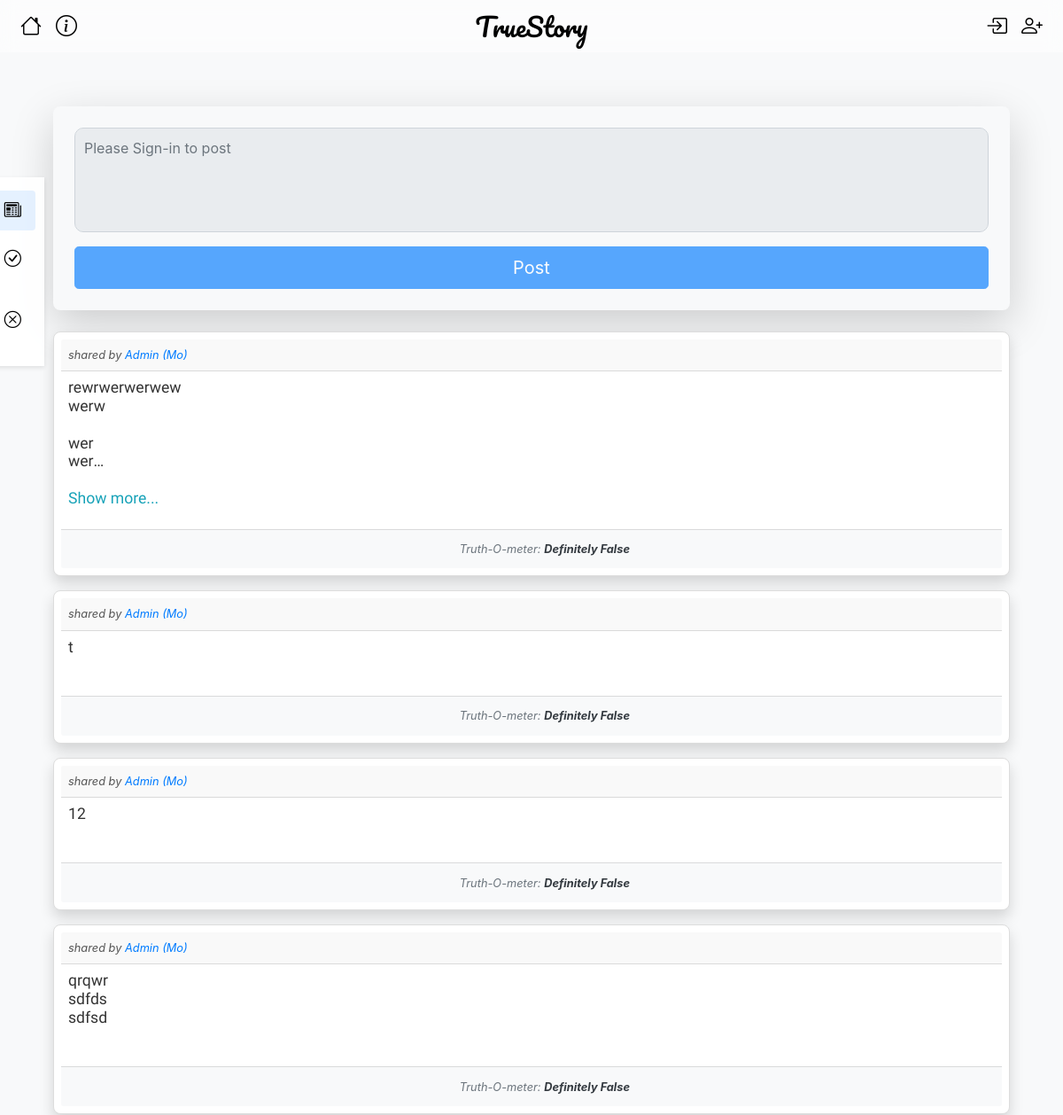
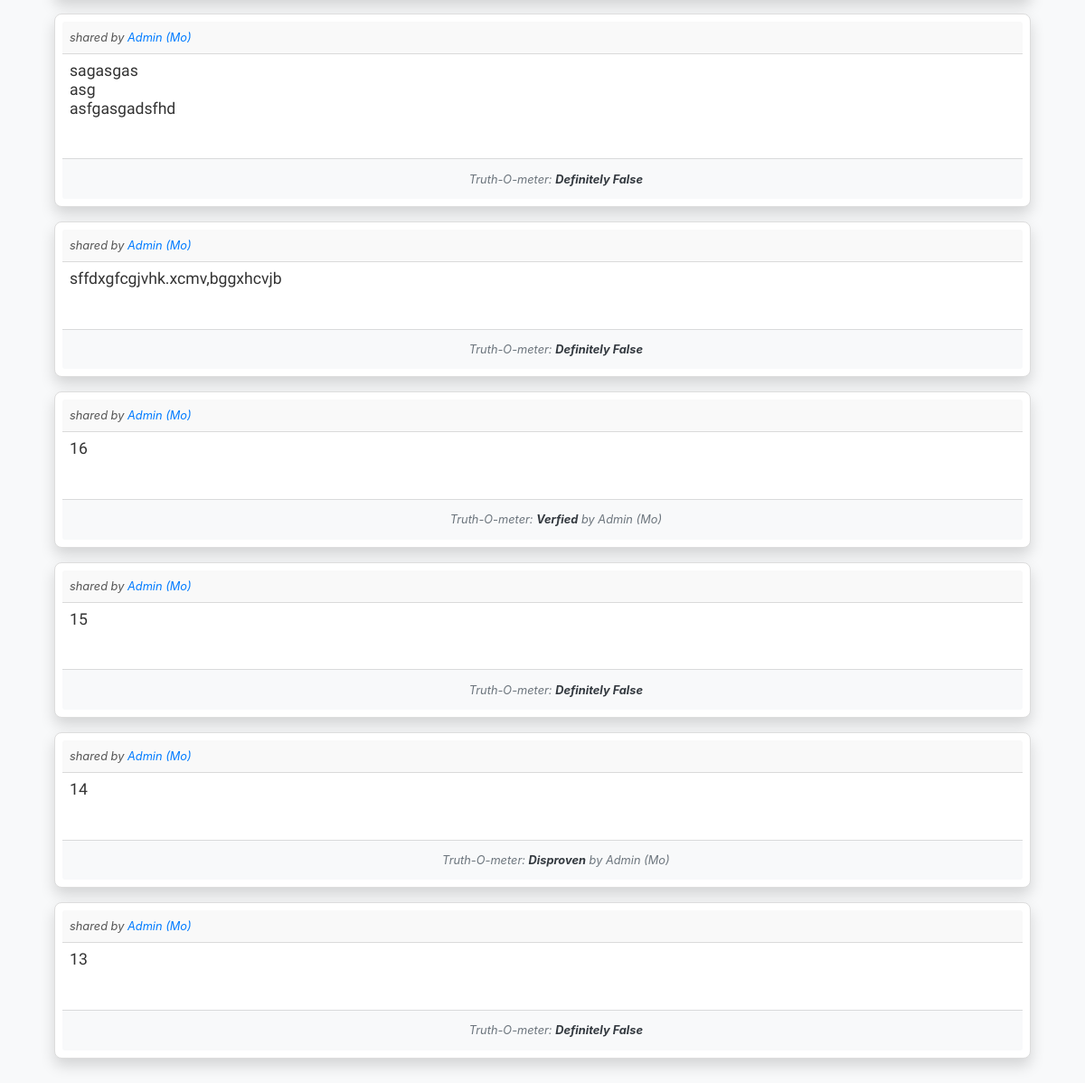
The app's page /, older data (2 pictures, top to bottom).
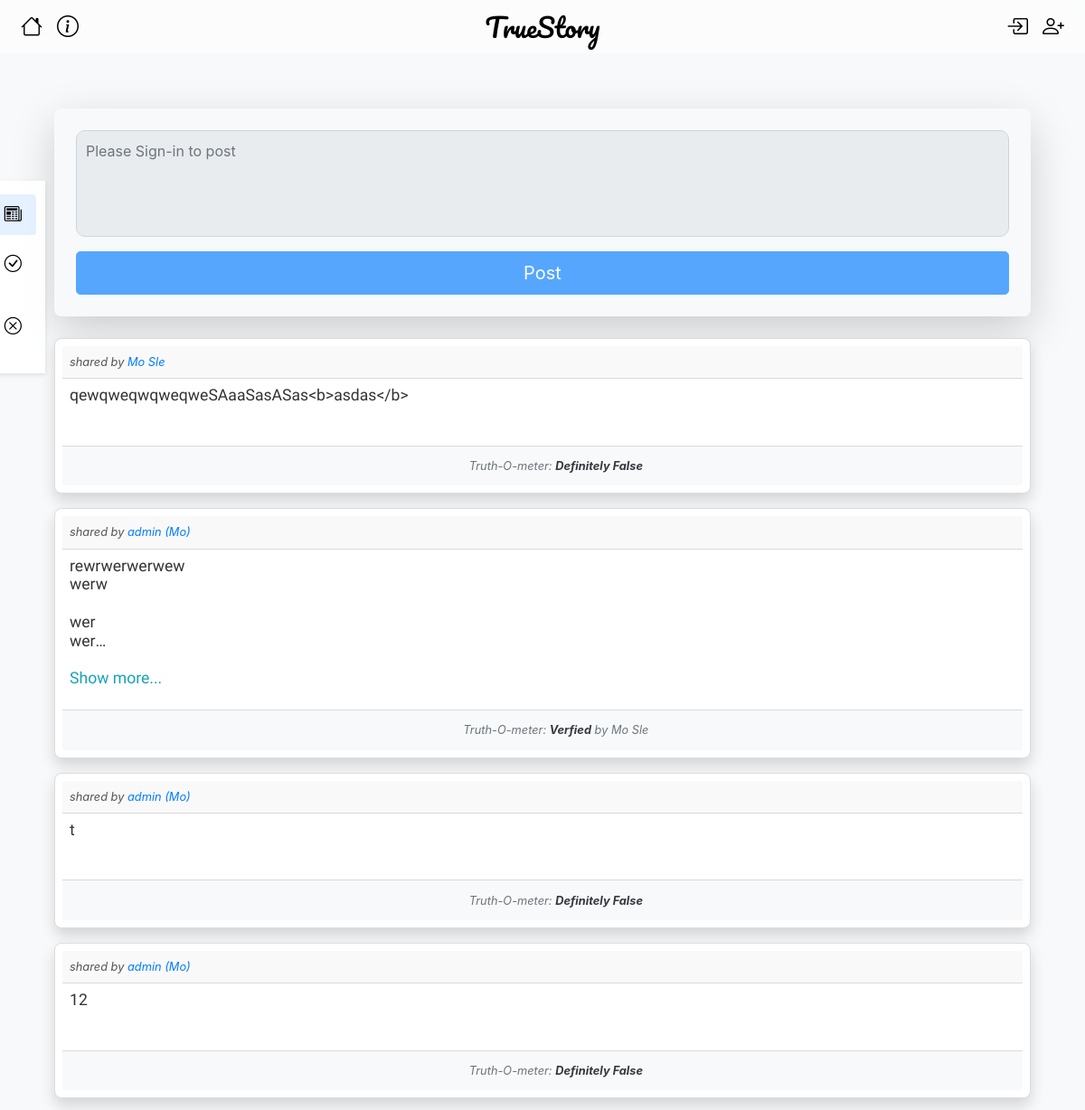
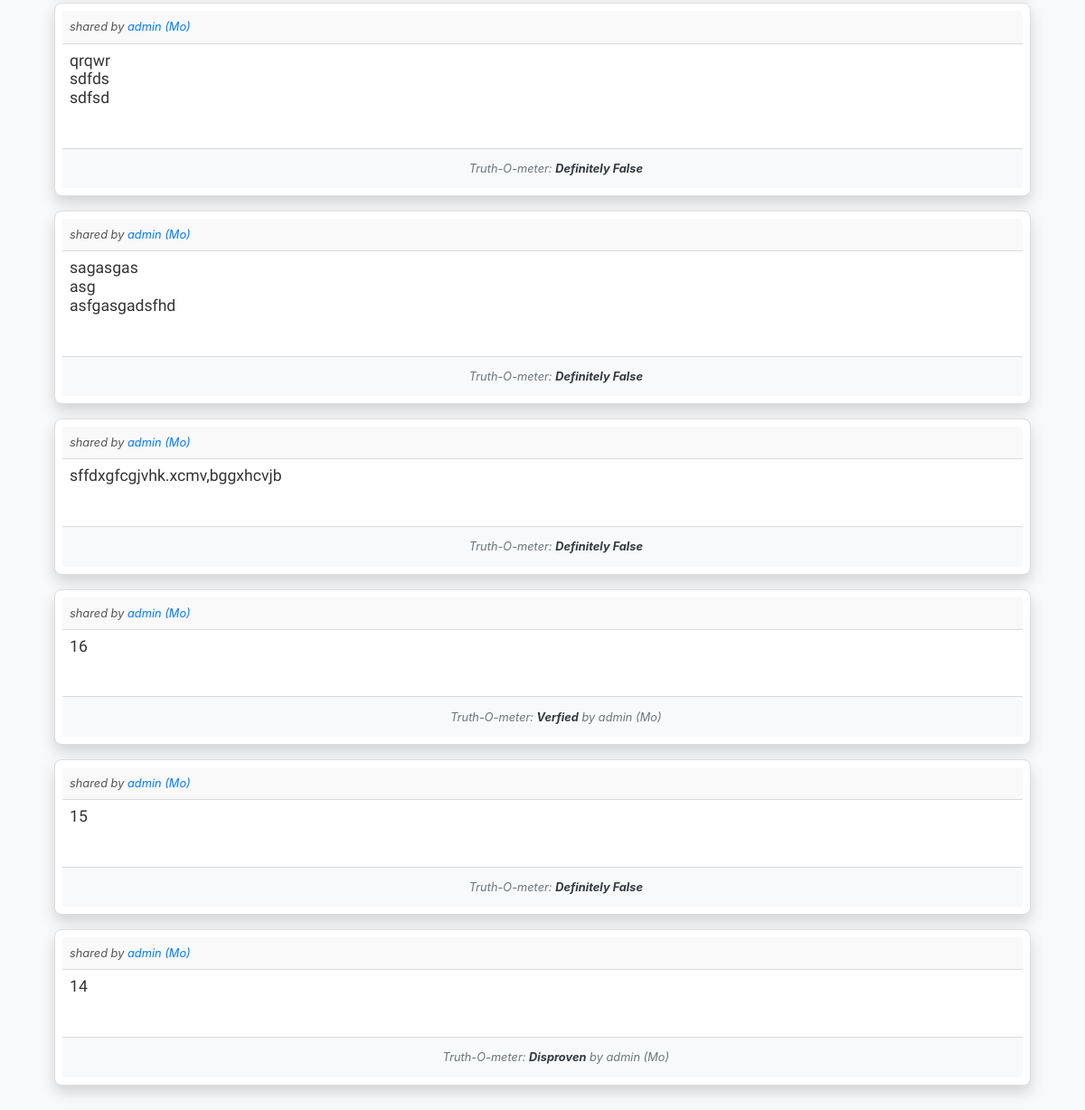
The same page, newer data (2 pictures, top to bottom).
### mainapp/models.py (models this page shows, shortened)
class Post(models.Model):
    post_id = models.BigAutoField("Post id",primary_key=True)
    account = models.ForeignKey(Account, on_delete=models.CASCADE,related_name="account")
    post_text = models.TextField("Post Text", max_length=5000)
    true_prob = models.FloatField("Prop",default = -1)
    status = models.CharField(max_length=1000,default="Processing..")
    checker = models.ForeignKey(Account,null=True, blank=True,on_delete=models.SET_NULL,related_name="checker")
    created_at = models.DateTimeField("Created at", auto_now_add = True)
    updated_at = models.DateTimeField("Updated at", auto_now = True)
    class Meta:
        verbose_name = "Post"
        ordering = ["-post_id"]
    def get_relative_time(self):
        now = datetime.now()
        past_date = self.created_at
        relative_time = DateTimeUtils.relative_datetime(past_date)[0]
        ago = " ago"
        if relative_time == "just now":
            ago =""
        return relative_time+ago

class Account(models.Model):
    user = models.OneToOneField(CustomUser, on_delete=models.CASCADE, primary_key=True)
    first_name = models.CharField("First Name", max_length=100)
    last_name = models.CharField("Last Name", max_length=100)
    date_of_birth = models.DateField("Date Of Birth",)
    gender = models.CharField("Gender", max_length=8, choices=[("MALE", "MALE"), ("FEMALE", "FEMALE")])
    city = models.CharField("City", max_length=50)
    bio = models.TextField("Bio", max_length=1000)
    last_api_call = models.DateTimeField(null=True, blank=True)
    def __str__(self):
        return self.first_name + " " + self.last_name
    def get_absolute_url(self):
        return reverse("account_detail", kwargs={"pk": self.pk})

### mainapp/views/home.py (the view, shortened to what this page needs)
# urls.py: path("", home.index, name="index"),
def index(request):
    nav = request.GET.get('nav', 'posts')
    if nav == 'verified':
        post_list = Post.objects.filter(status="Verfied")
    elif nav == 'disproven':
        post_list = Post.objects.filter(status="Disproven")
    else:
        post_list = Post.objects.all()
    paginator = Paginator(post_list, 10)  # Show 10 posts per page
    page_number = request.GET.get('page',1)
    page_obj = paginator.get_page(page_number)
    context = {
        'page_obj': page_obj,
        'has_next': page_obj.has_next(),
    }
    return render(request, 'mainapp/index.html', context)

### mainapp/templates/mainapp/index.html (shortened to what this page needs)
{% extends "base.html" %}
{% load static %}
{% block style %}
<link rel="stylesheet" type="text/css" href="{% static 'mainapp/css/post_card2.css' %}">
<link rel="stylesheet" type="text/css" href="{% static 'mainapp/css/side_panel.css' %}">
{% endblock style %}
{% block content %}
<div class="container mt-4 ">
    <div class="card shadow-lg bg-light border-0">
        <div class="card-body p-4">
            {% if user.is_authenticated %}
            <form id="postForm" method="post" action="{% url 'index' %} ">
                {% csrf_token %}
                <div class="form-group mb-3">
                    <textarea class="form-control" id="post-content" name="post_text" rows="4" maxlength="1000"
                    placeholder="What's happening ?" style="resize: none; border-radius: 10px; padding: 10px;"></textarea>
                </div>
                <button type="submit" class="btn btn-lg btn-block btn-primary">Post</button>
            </form>
            {% else %}
            <form id="postForm" method="post" action="{% url 'index' %}">
                <div class="form-group mb-3">
                    <textarea  disabled class="form-control" id="post-content" name="post_text" rows="4" maxlength="1000"
                    placeholder="Please Sign-in to post" style="resize: none; border-radius: 10px; padding: 10px;"></textarea>
                </div>
                <button type="submit" class="btn btn-lg btn-block btn-primary" disabled>Post</button>
            </form>
            {% endif %}
        </div>
    </div>
    {% include 'mainapp/post/_posts_side_panel.html' %}
    <div id="posts-container" class="mt-4">
        {% include 'mainapp/post/_posts_section.html' %}
    </div>
</div>
{% endblock %}

### mainapp/templates/mainapp/post/_post_card2.html (shortened to what this page needs)
<div class="card mt-3 p-2 shadow" id="post-card-{{post.post_id}}">
    <div class="card-header d-flex justify-content-between p-2">
        <span class="small card-author">shared by <a href="{{ post.account.get_absolute_url }}" >{{ post.account.first_name }} {{ post.account.last_name }}</a></span>
    </div>
    <p class="card-text post-body p-2">
        <span class="post-summary">{{ post.post_text|linebreaksbr }}</span>
        <br><a href="javascript:void(0);" class="see-more text-info">Show more...</a>
    </p>
    <div class="card-footer d-flex justify-content-between align-items-center p-2 bg-light">
        <div class="btn-group" role="group">
        </div>
        <div id="poststatue{{post.post_id}}" class="status text-muted small text-center mx-auto">
            Truth-O-meter: <strong class="text-dark">{{ post.status }}</strong>
            {% if post.checker %}
                <span> by <a id="checker-link" href="{{post.checker.get_absolute_url}}">{{ post.checker }}</a></span>
            {% endif %}
        </div>
        <div class="btn-group" role="group">
        </div>
    </div>
</div>

Row changes from the older to the newer data that the page shows:
no longer on this page (row unchanged): Post: account.first_name "Admin", account.last_name "(Mo)", post_text "13", status "Definitely False"
added Post: account.first_name "Mo", account.last_name "Sle", post_text "qewqweqwqweqweSAaaSasASas<b>asdas</b>", status "Definitely False"
changed Post "rewrwerwerwew werw wer wer": account.first_name "Admin" → "admin"; status "Definitely False" → "Verfied"; checker_id empty → 1 (drawn); checker (not shown) → "Mo Sle"
changed through a linked row, Post (number 3 of 10 on the later page): account.first_name "Admin" → "admin"
changed through a linked row, Post (number 4 of 10 on the later page): account.first_name "Admin" → "admin"
changed through a linked row, Post "qrqwr sdfds sdfsd": account.first_name "Admin" → "admin"
changed through a linked row, Post "sagasgas asg asfgasgadsfhd": account.first_name "Admin" → "admin"
changed through a linked row, Post "sffdxgfcgjvhk.xcmv,bggxhcvjb": account.first_name "Admin" → "admin"
changed through a linked row, Post (number 8 of 10 on the later page): account.first_name "Admin" → "admin"; checker "Admin (Mo)" → "admin (Mo)"
changed through a linked row, Post (number 9 of 10 on the later page): account.first_name "Admin" → "admin"
changed through a linked row, Post "Disproven": account.first_name "Admin" → "admin"; checker "Admin (Mo)" → "admin (Mo)"
